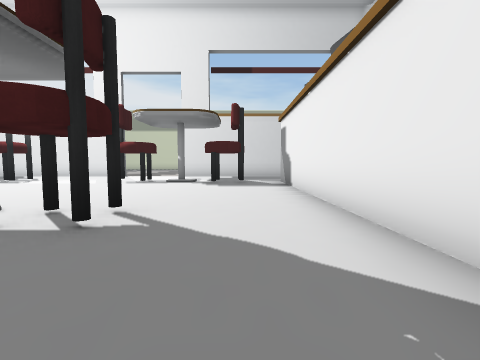
view 1 (above)

14 first-person views from a walk through a scene from a Unity 3-D project. The camera is 1.2 m above the floor, tilts 4° down and sees 90° across. The floor is counted in squares, 2 m on a side. Each view is taken from the middle of a square. On the plan, view 1 faces up. The plan holds only what a view shows up to about 9 squares ahead; the rest is blank. The place goes on beyond the plan. Some animated figures are not drawn. Some surface patterns are stand-ins.

view 2
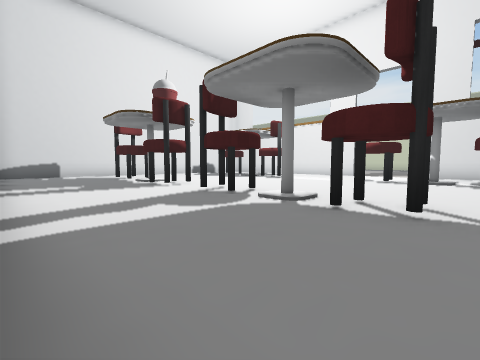

view 3
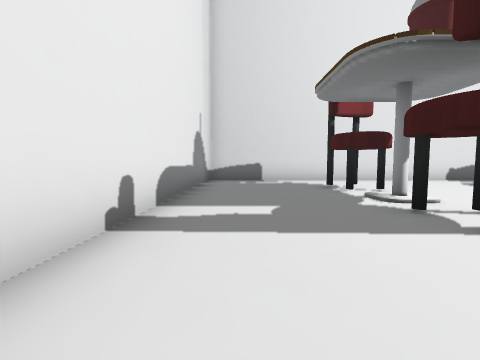

view 4
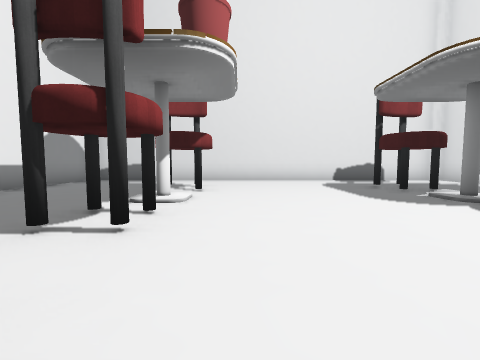

view 5
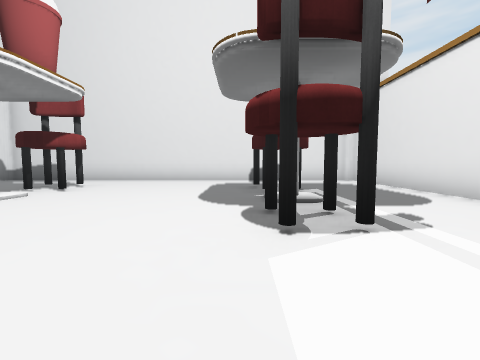

view 6
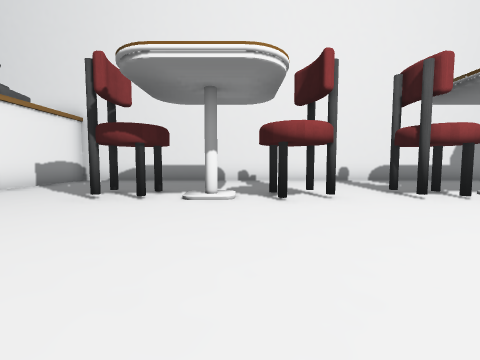

view 7
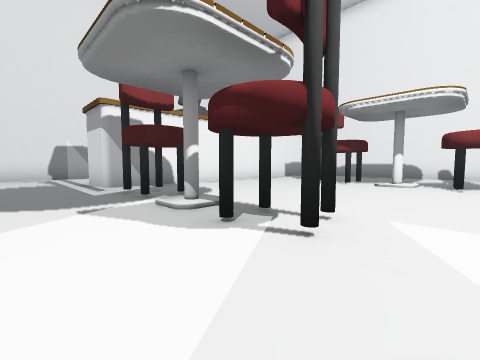

view 8
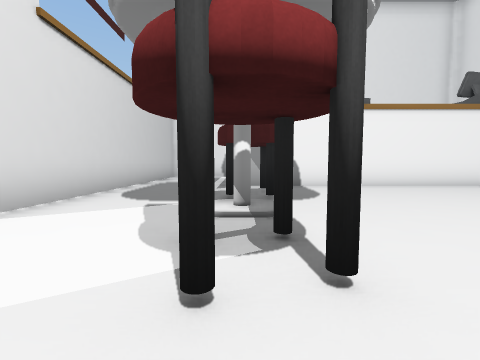

view 9
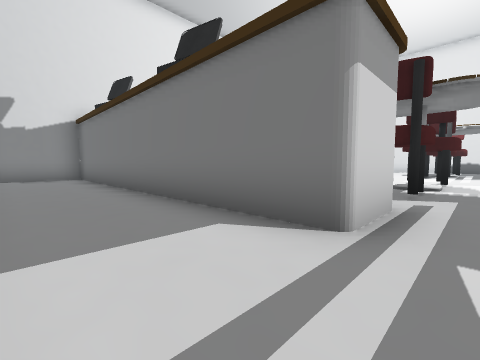

view 10
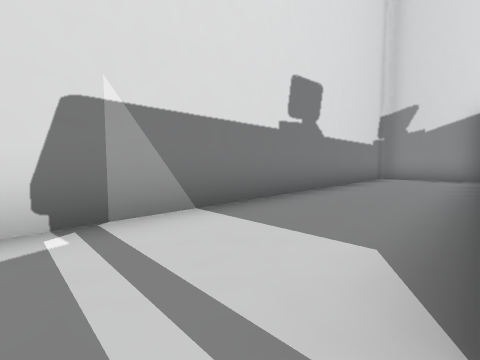

view 11
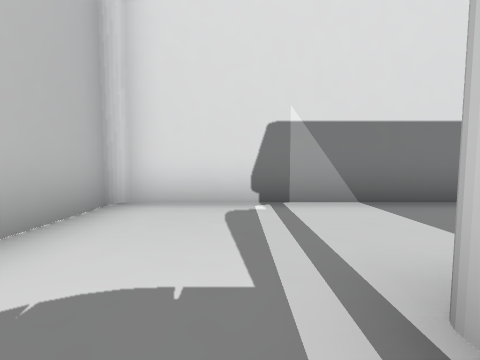

view 12
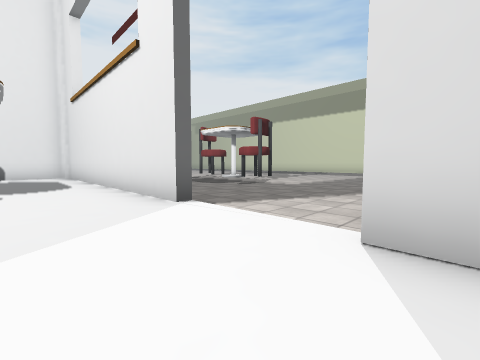

view 13
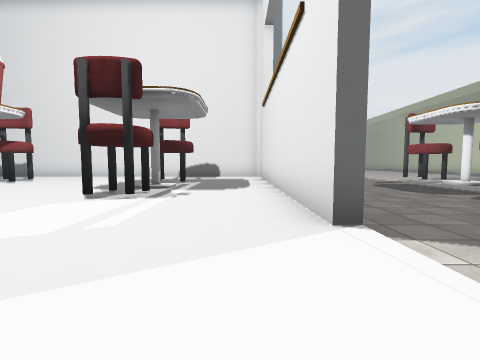

view 14
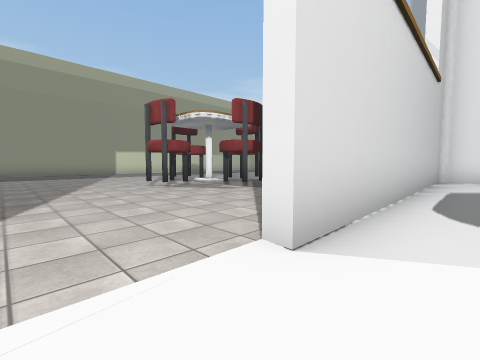

### Floor plan
Key: @ floor where view 1 was taken; # wall or solid block; . main floor; : floor 0.25 m higher than the main floor; O other object.
Columns run from 14 left of view 1 to 6 right of it. Each row starts with its distance up from view 1.
 20           ...
 19           ....
 18          ......
 17    #O   .....####
 16   ##.  .........#
 15   .............#.
 14    .............
 13      ..........
 12        .......
 11 #########...#########
 10 #...................#
  9 #...................#
  8 #..#..##..##:##.##..#
  7 #...............##..#
  6 #...............##..#
  5 #...............##..#
  4 #...............##..#
  3 #..#####.#.##...##..#
  2 #..#####... #...##..#
  1 #...............##..#
  0 #.............@.##..#
 -1 #...............##..#
 -2 #####################

Where each view was taken, in squares from view 1:
view 1: 0 up, 0 right, facing up
view 2: 1 down, 1 left, facing up-left
view 3: 0 up, 5 left, facing left
view 4: 4 up, 5 left, facing left
view 5: 7 up, 5 left, facing left
view 6: 7 up, 4 left, facing down
view 7: 10 up, 5 left, facing down-right
view 8: 8 up, 5 left, facing right
view 9: 9 up, 5 right, facing down-left
view 10: 9 up, 3 right, facing down-right
view 11: 9 up, 2 right, facing right
view 12: 9 up, 2 left, facing up-left
view 13: 10 up, 3 left, facing left
view 14: 10 up, 4 left, facing up-right
